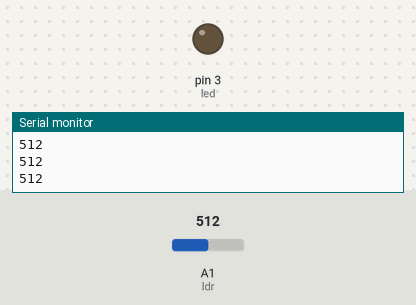
A sketch run on a simulated Arduino Uno, built with avr-gcc and run on an emulated ATmega328P. Parts: output pins drawn as LEDs (lit = HIGH), the last lines printed to the serial monitor. The inputs (shaded band) are chosen by the test bench; at power-on: A1 (ldr) = 512.

Above: at 1.2 s.
1.3 s: A1 (ldr) set to 841
2.8 s: A1 (ldr) set to 862
At 3.2 s:
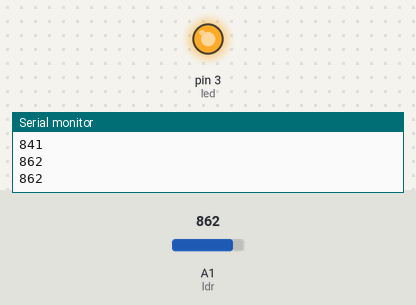
4.3 s: A1 (ldr) set to 840
At 5.6 s:
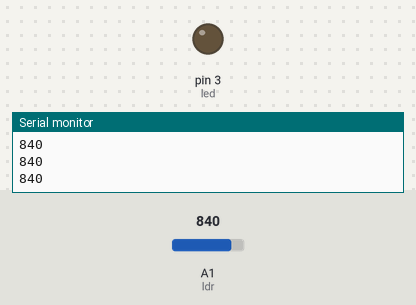
5.9 s: A1 (ldr) set to 860
At 7.0 s:
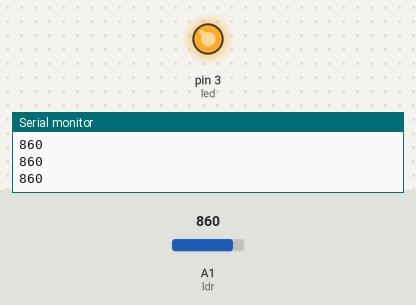
Timing chart, 0 to 8.5 s (numbered marks = the images above; inputs shaded):
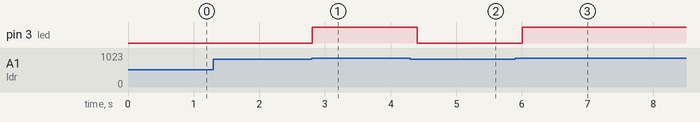

The sketch:

night_lihgt.ino
```cpp
int ldr = A1;
int led = 3;

void setup() {
  // put your setup code here, to run once:

  pinMode(ldr, INPUT);
  pinMode(led, OUTPUT);
  Serial.begin(9600);

}

void loop() {
  // put your main code here, to run repeatedly:

  int ldrread = analogRead(ldr);
  Serial.println(ldrread);
  if (ldrread>850){
    digitalWrite(led, HIGH);
  }

  else{
    digitalWrite(led, LOW);
  }
    delay(200);

}
```

Measured:
- the behaviour switches between 850 and 851 on A1 (ldr) (found by bisection; images 0 and 1)
- after the input at 2.8 s, pin 3 (led): LOW → HIGH at once
- after the input at 4.3 s, pin 3 (led): HIGH → LOW after 0.11 s
- after the input at 5.9 s, pin 3 (led): LOW → HIGH after 0.11 s
